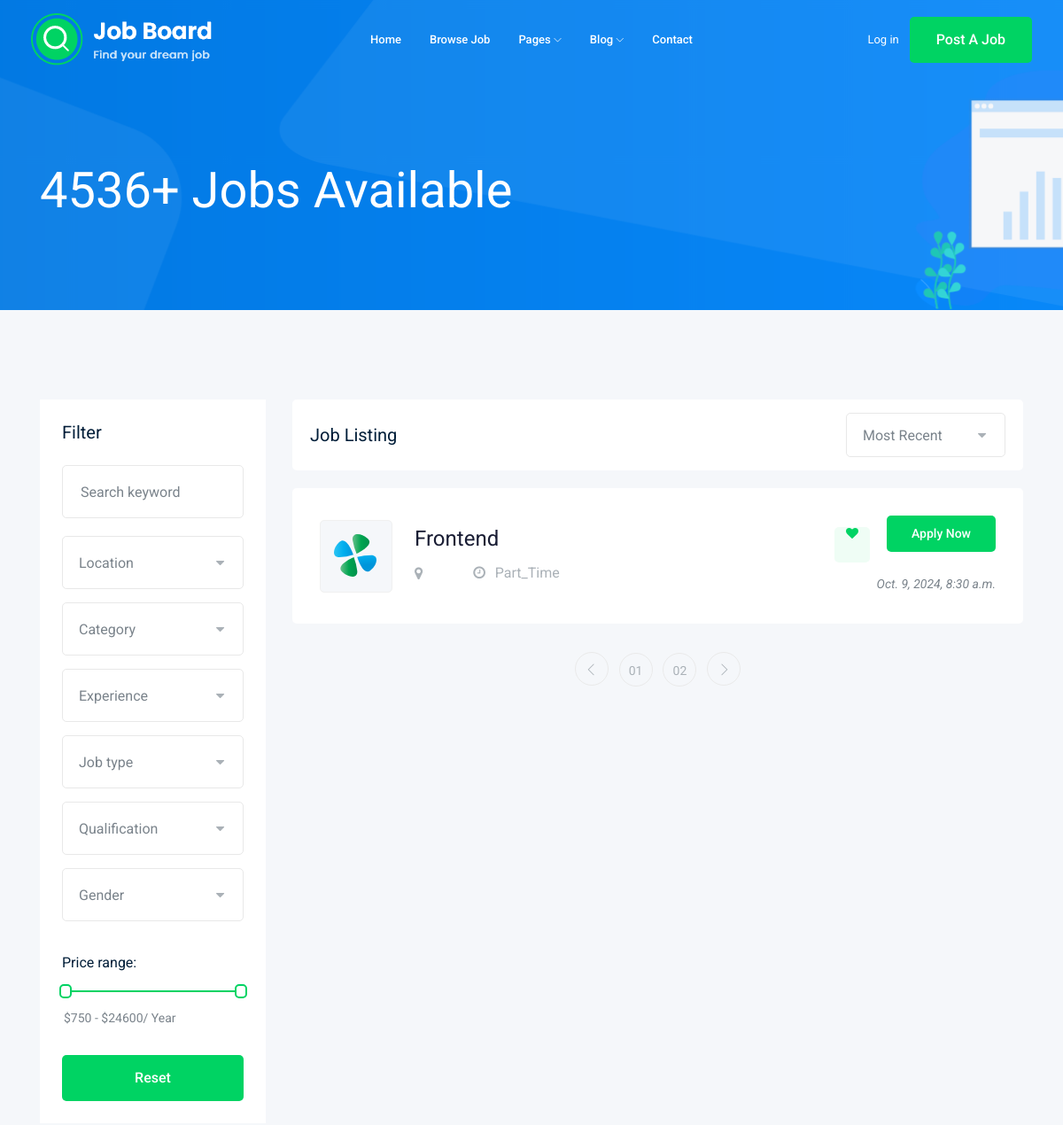
The app's page /jobs/ (upper part), older data.
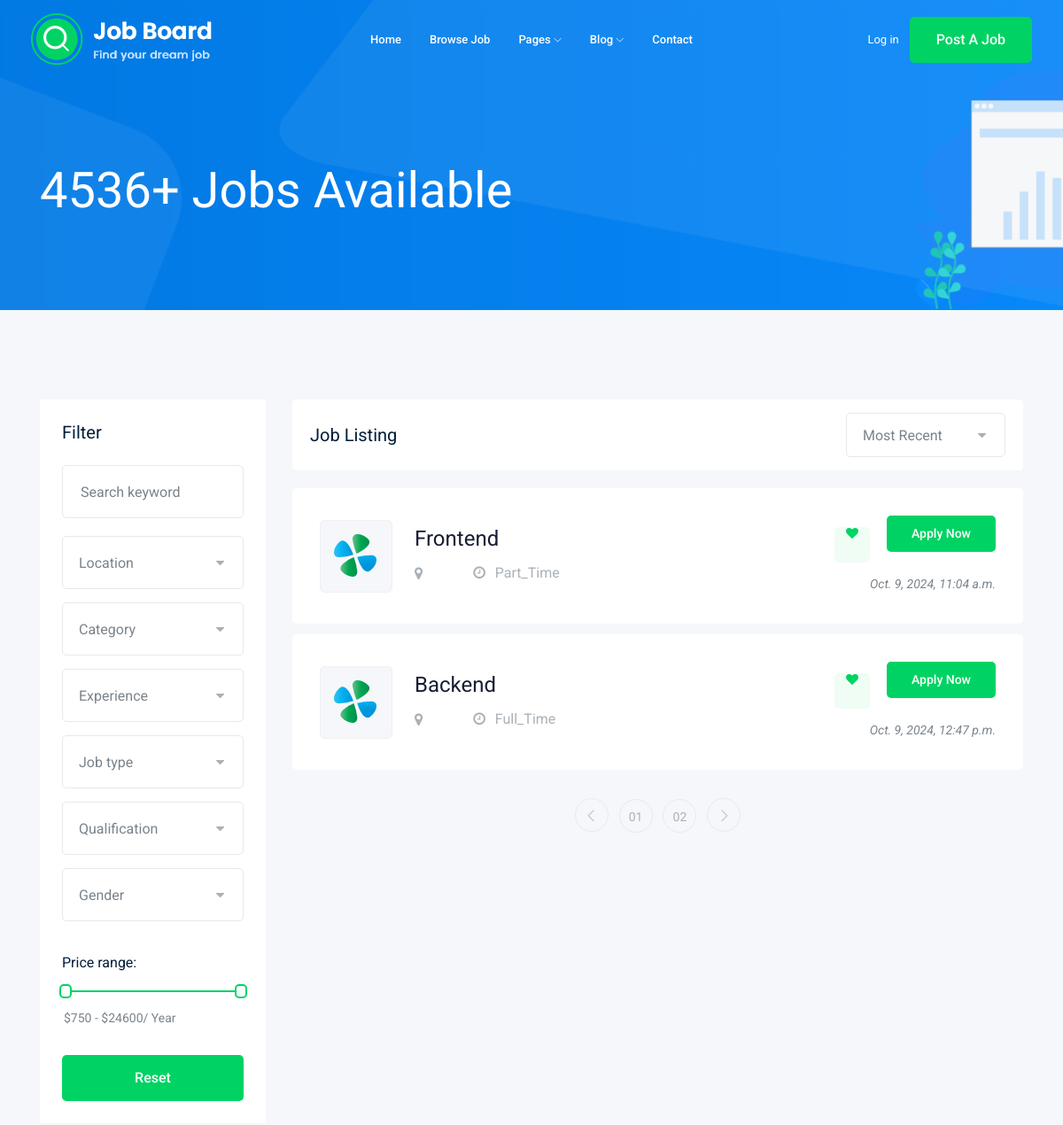
The same page, newer data.
### job/models.py (models this page shows, shortened)
class Job(models.Model): #table
    title = models.CharField (max_length=10) #column
    job_type = models.CharField (max_length=10 , choices=TYPE_JOBS ,default='Full_Time') #column
    descriptions = models.TextField(max_length=1000 ,default='')
    published_at = models.DateTimeField(auto_now=True)
    vacancy = models.IntegerField(default=1)
    salary = models.IntegerField(default=0)
    category = models.ForeignKey('Category' ,on_delete=models.CASCADE) # one to many
    experience = models.IntegerField(default=1)
    image = models.ImageField(upload_to='jobs/')

### job/views.py (the view)
# urls.py: path('',views.list_jobs , name="list_jobs" ),
def list_jobs (request):
    jobs = Job.objects.all() # get all Jobs using queryset api
    context =  {'jobs':jobs} # import jobs in template
    return render(request ,'job/job_list.html' , context) #show html code #import page html from templates/job

### job/templates/job/job_list.html (shortened to what this page needs)
{% extends "base.html" %} {% load static %} {% block body %}
<div class="bradcam_area bradcam_bg_1">
  <div class="container">
    <div class="row">
      <div class="col-xl-12">
        <div class="bradcam_text">
          <h3>4536+ Jobs Available</h3>
        </div>
      </div>
    </div>
  </div>
</div>
<div class="job_listing_area plus_padding">
  <div class="container">
    <div class="row">
      <div class="col-lg-3">
        <div class="job_filter white-bg">
          <div class="form_inner white-bg">
            <h3>Filter</h3>
            <form action="#">
              <div class="row">
                <div class="col-lg-12">
                  <div class="single_field">
                    <input type="text" placeholder="Search keyword" />
                  </div>
                </div>
                <div class="col-lg-12">
                </div>
                <div class="col-lg-12">
                </div>
                <div class="col-lg-12">
                </div>
                <div class="col-lg-12">
                </div>
                <div class="col-lg-12">
                </div>
                <div class="col-lg-12">
                </div>
              </div>
            </form>
          </div>
          <div class="range_wrap">
            <label for="amount">Price range:</label>
            <div id="slider-range"></div>
            <p>
              <input
                type="text"
                id="amount"
                readonly
                style="
                  border: 0;
                  color: #7a838b;
                  font-size: 14px;
                  font-weight: 400;
                "
              />
            </p>
          </div>
          <div class="reset_btn">
            <button class="boxed-btn3 w-100" type="submit">Reset</button>
          </div>
        </div>
      </div>
      <div class="col-lg-9">
        <div class="recent_joblist_wrap">
          <div class="recent_joblist white-bg">
            <div class="row align-items-center">
              <div class="col-md-6">
                <h4>Job Listing</h4>
              </div>
              <div class="col-md-6">
                <div class="serch_cat d-flex justify-content-end">
                </div>
              </div>
            </div>
          </div>
        </div>
        <div class="job_lists m-0">
          <div class="row">
            {% for job in jobs %}
            <div class="col-lg-12 col-md-12">
              <div class="single_jobs white-bg d-flex justify-content-between">
                <div class="jobs_left d-flex align-items-center">
                  <div class="thumb">
                    <img
                      src="{% static 'img/svg_icon/1.svg' %}"
                      alt="Job icon"
                    />
                  </div>
                  <div class="jobs_conetent">
                    <a href="{% url 'jobs:job_descriptions' job.id%}"
                      ><h4>{{ job.title }}</h4></a
                    >
                    <div class="links_locat d-flex align-items-center">
                      <div class="location">
                        <p>
                          <i class="fa fa-map-marker"></i> {{ job.location }}
                        </p>
                      </div>
                      <div class="location">
                        <p><i class="fa fa-clock-o"></i> {{ job.job_type }}</p>
                      </div>
                    </div>
                  </div>
                </div>
                <div class="jobs_right">
                  <div class="apply_now">
                    <a class="heart_mark" href="#">
                      <i class="fa fa-heart"></i>
                    </a>
                    <a href="job_details.html" class="boxed-btn3">Apply Now</a>
                  </div>
                  <div class="date">
                    <p>{{ job.published_at }}</p>
                  </div>
                </div>
              </div>
            </div>
            {% endfor %}
          </div>
          <div class="row">
            <div class="col-lg-12">
              <div class="pagination_wrap">
                <ul>
                  <li>
                    <a href="#"><i class="ti-angle-left"></i></a>
                  </li>
                  <li>
                    <a href="#"><span>01</span></a>
                  </li>
                  <li>
                    <a href="#"><span>02</span></a>
                  </li>
                  <li>
                    <a href="#"><i class="ti-angle-right"></i></a>
                  </li>
                </ul>
              </div>
            </div>
          </div>
        </div>
      </div>
    </div>
  </div>
</div>
{% endblock body %}

### templates/base.html (shortened to what this page needs)
{% load static %}
<html class="no-js">
  <head>
    <link rel="stylesheet" href="{% static 'css/bootstrap.min.css' %}" />
    <link rel="stylesheet" href="{% static 'css/owl.carousel.min.css' %}" />
    <link rel="stylesheet" href="{% static 'css/magnific-popup.css' %}" />
    <link rel="stylesheet" href="{% static 'css/font-awesome.min.css' %}" />
    <link rel="stylesheet" href="{% static 'css/themify-icons.css' %}" />
    <link rel="stylesheet" href="{% static 'css/nice-select.css' %}" />
    <link rel="stylesheet" href="{% static 'css/flaticon.css' %}" />
    <link rel="stylesheet" href="{% static 'css/jquery-ui.css' %}" />
    <link rel="stylesheet" href="{% static 'css/gijgo.css' %}" />
    <link rel="stylesheet" href="{% static 'css/animate.min.css' %}" />
    <link rel="stylesheet" href="{% static 'css/slicknav.css' %}" />
    <link rel="stylesheet" href="{% static 'css/style.css' %}" />
  </head>
  <body>
    <header>
      <div class="header-area">
        <div id="sticky-header" class="main-header-area">
          <div class="container-fluid">
            <div class="header_bottom_border">
              <div class="row align-items-center">
                <div class="col-xl-3 col-lg-2">
                  <div class="logo">
                    <a href="index.html">
                      <img src="{% static 'img/logo.png' %}" alt="" />
                    </a>
                  </div>
                </div>
                <div class="col-xl-6 col-lg-7">
                  <div class="main-menu d-none d-lg-block">
                    <nav>
                      <ul id="navigation">
                        <li><a href="index.html">home</a></li>
                        <li><a href="jobs.html">Browse Job</a></li>
                        <li>
                          <a href="#">pages <i class="ti-angle-down"></i></a>
                        </li>
                        <li>
                          <a href="#">blog <i class="ti-angle-down"></i></a>
                        </li>
                        <li><a href="contact.html">Contact</a></li>
                      </ul>
                    </nav>
                  </div>
                </div>
                <div class="col-xl-3 col-lg-3 d-none d-lg-block">
                  <div class="Appointment">
                    <div class="phone_num d-none d-xl-block">
                      <a href="#">Log in</a>
                    </div>
                    <div class="d-none d-lg-block">
                      <a class="boxed-btn3" href="#">Post a Job</a>
                    </div>
                  </div>
                </div>
                <div class="col-12">
                </div>
              </div>
            </div>
          </div>
        </div>
      </div>
    </header>
    {% block body%} {% endblock body%}
  </body>
</html>

Row changes from the older to the newer data that the page shows:
changed Job "Frontend": published_at "Oct. 9, 2024, 8:30 a.m." → "Oct. 9, 2024, 11:04 a.m."
added Job: title "Backend", job_type "Full_Time", published_at "Oct. 9, 2024, 12:47 p.m."
